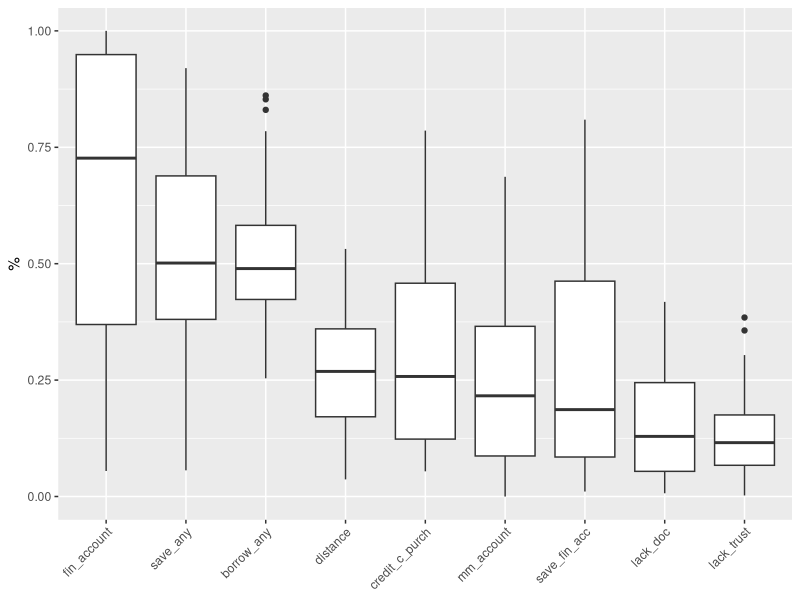
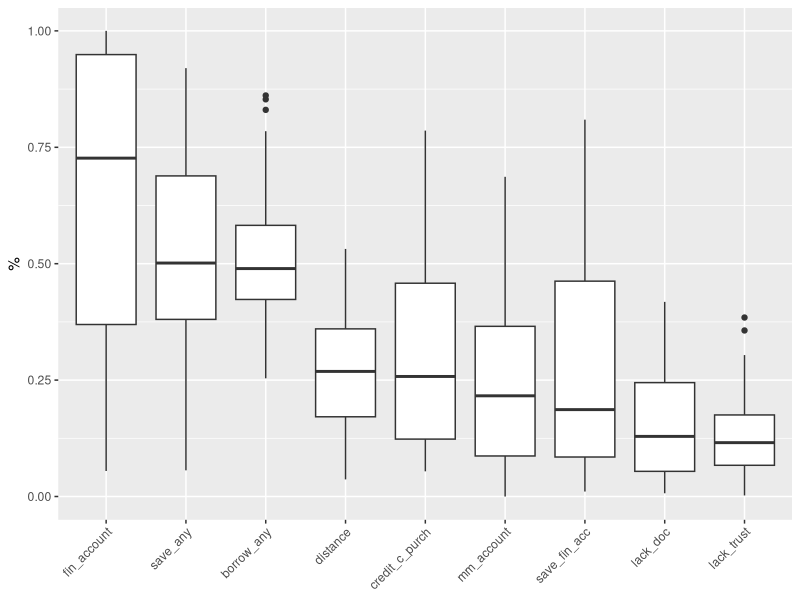

Generate these figures, in order, with R: (Note: this script raises an error after producing the figures.)
require(tidyverse)
require(ggplot2)
require(GGally)
require(VIM)
library(mice) # Cargamos la librería
library(xtable)

#wd
# setwd('/home/mateo1/repos/financialinclusionClustering')
setwd('C:/Users/mateo/Documents/repos/financialinclusionClustering')

#data
dataset = read.csv("data/data.csv")
data = dataset[ dataset$year == 2021,]

col_nam = names(data[,4:ncol(data)])

# EDA
glimpse(data)
nrow(data[!complete.cases(data),])

mySummary <- function(vector, na.rm = T, round = 2){
  results <- c('Std. Dev' = round(sd(unlist(vector), na.rm), round), summary(vector))
  return(results)
}

# summ_df  = do.call(cbind, lapply(data[,4:ncol(data)], summary))
summ_df  = do.call(cbind, lapply(data[,4:ncol(data)], mySummary))

print(xtable(summ_df), include.rownames = T)


# boxplot
data %>% 
  select(col_nam) %>%
  stack() %>% 
  # ggplot(aes(x = ind, y = values)) +
  ggplot(aes(x = reorder(ind, values, FUN = median,na.rm = TRUE, decreasing = T), y = values)) +
  # ggplot(aes(x = fct_reorder(ind, values, fun = median,na.rm = TRUE, .desc =TRUE), y = values)) +
  geom_boxplot()+
  labs(y = '%')+
  theme(axis.text.x = element_text( angle=45, hjust = 1),
        axis.title.x   = element_blank(),
        legend.position = 'none')
ggsave('results/boxplot.jpg',    width = 4, height = 4)

data %>% 
  # summarise_all(sd, na.rm=T)
  summarise(sd= sd, na.rm=T)

# Missing paterns
dataset %>%
  pivot_longer(col_nam) %>% 
  group_by(Country.Name) %>%
  summarise_each(funs(sum(is.na(.))/length(.))) %>% 
  top_n(n = 20, wt = value) %>% 
  ggplot(aes(reorder(Country.Name, value,decreasing=T ), value))+
  geom_col()+
  theme(axis.text.x = element_text( angle=45, vjust = 0.5))

country_all_na = data %>% 
  filter_at(vars(4:ncol(data)), all_vars(is.na(.)))
  # filter_at(vars(4:ncol(data)), all_vars( !complete.cases(.) ) )
country_all_na$Country.Code

data = data %>% 
  filter(!Country.Code %in% country_all_na$Country.Code)

na_plot =aggr(data[,4:ncol(data)], sortVar=TRUE, oma = c(16, 5, 5, 3), numbers=T)
# ggsave(na_plot$percent, 'results/missings_combinations.jpg')
na_plot$missings
summary(na_plot)

md.pattern(data[,4:ncol(data)], rotate.names=TRUE)

## ggally
lowerfun <- function(data,mapping){
  ggplot(data = data, mapping = mapping)+
    geom_point(alpha = 0.5)+
    scale_x_continuous(limits = c(0,1), breaks=c(0.25, 0.5, 0.75))+
    scale_y_continuous(limits = c(0,1), breaks=c(0.25, 0.5, 0.75))+
    geom_smooth(method = "loess")#+
    # theme(axis.text.x = element_text( angle=45))
}  


# Corr plot
# Matrix of plots
p1 <- ggpairs(data = data, columns = 4:ncol(data)  , #na.omit = TRUE ,
              # lower = list(continuous = "smooth")
              lower = list(continuous = wrap(lowerfun)),
              diag = list(continuous = "barDiag") )
  # +theme_grey(base_size = 8)
  # theme(axis.text=element_blank())+
  # theme_minimal(base_size = 9)


p2 <- ggcorr(data[,4:ncol(data) ], label = TRUE, label_round = 2)
g2 <- ggplotGrob(p2)
colors <- g2$grobs[[6]]$children[[3]]$gp$fill

# Change background color to tiles in the upper triangular matrix of plots 
idx <- 1
p <- ncol(data[,4:ncol(data) ] )
for (k1 in 1:(p-1)) {
  for (k2 in (k1+1):p) {
    plt <- getPlot(p1,k1,k2) +
      theme(panel.background = element_rect(fill = colors[idx], color="white"),
            panel.grid.major = element_line(color=colors[idx]))
    p1 <- putPlot(p1,plt,k1,k2)
    idx <- idx+1
  }
}

print(p1+ theme(strip.placement = "outside", text = element_text(size = 9)))
ggsave("results/ggpair.jpg",
       width = 10, height = 10)
